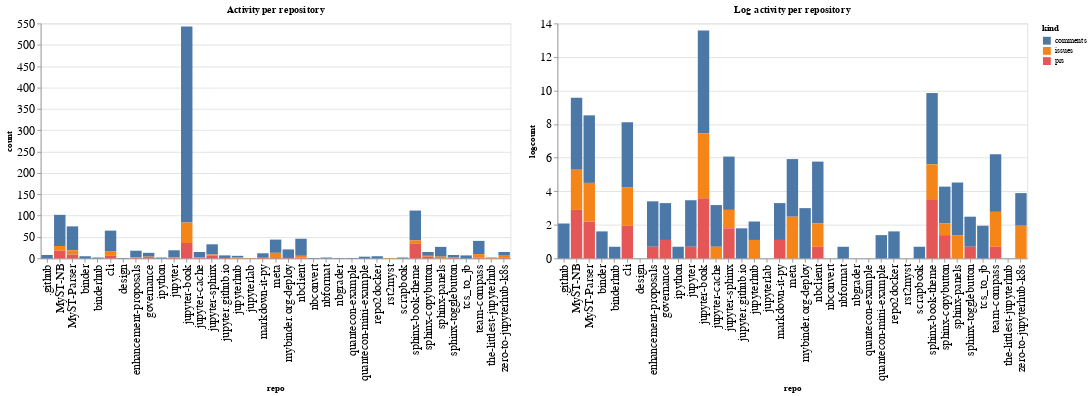

Notebook source saved alongside this figure:
### Code cell
ch1 = alt.Chart(repo_summaries, width=600, title="Activity per repository").mark_bar().encode(
    x='repo',
    y='count',
    color='kind',
    tooltip="kind"
)

ch2 = alt.Chart(repo_summaries, width=600, title="Log activity per repository").mark_bar().encode(
    x='repo',
    y='logcount',
    color='kind',
    tooltip="kind"
)

ch1 | ch2

### Figure 1 — Vega-Lite specification as saved in the notebook (floating-point values rounded to 4 significant figures)
{"config": {"axisLeft": {"labelFontSize": 15}, "axisBottom": {"labelFontSize": 15}}, "hconcat": [{"mark": "bar", "encoding": {"color": {"type": "nominal", "field": "kind"}, "tooltip": {"type": "nominal", "field": "kind"}, "x": {"type": "nominal", "field": "repo"}, "y": {"type": "quantitative", "field": "count"}}, "title": "Activity per repository", "width": 600}, {"mark": "bar", "encoding": {"color": {"type": "nominal", "field": "kind"}, "tooltip": {"type": "nominal", "field": "kind"}, "x": {"type": "nominal", "field": "repo"}, "y": {"type": "quantitative", "field": "logcount"}}, "title": "Log activity per repository", "width": 600}], "data": {"name": "data-a671457dbb61c050588ceeed8ee89d02"}, "$schema": "https://vega.github.io/schema/vega-lite/v4.8.1.json", "datasets": {"data-a671457dbb61c050588ceeed8ee89d02": [{"repo": ".github", "kind": "comments", "count": 8, "logcount": 2.079}, {"repo": "MyST-NB", "kind": "comments", "count": 73, "logcount": 4.29}, {"repo": "MyST-NB", "kind": "issues", "count": 11, "logcount": 2.398}, {"repo": "MyST-NB", "kind": "prs", "count": 18, "logcount": 2.89}, {"repo": "MyST-Parser", "kind": "comments", "count": 56, "logcount": 4.025}, {"repo": "MyST-Parser", "kind": "issues", "count": 10, "logcount": 2.303}, {"repo": "MyST-Parser", "kind": "prs", "count": 9, "logcount": 2.197}, {"repo": "binder", "kind": "comments", "count": 5, "logcount": 1.609}, {"repo": "binderhub", "kind": "comments", "count": 2, "logcount": 0.6931}, {"repo": "cli", "kind": "comments", "count": 48, "logcount": 3.871}, {"repo": "cli", "kind": "issues", "count": 10, "logcount": 2.303}, {"repo": "cli", "kind": "prs", "count": 7, "logcount": 1.946}, {"repo": "design", "kind": "comments", "count": 1, "logcount": 0.0}, {"repo": "enhancement-proposals", "kind": "comments", "count": 15, "logcount": 2.708}, {"repo": "enhancement-proposals", "kind": "issues", "count": 1, "logcount": 0.0}, {"repo": "enhancement-proposals", "kind": "prs", "count": 2, "logcount": 0.6931}, {"repo": "governance", "kind": "comments", "count": 9, "logcount": 2.197}, {"repo": "governance", "kind": "issues", "count": 1, "logcount": 0.0}, {"repo": "governance", "kind": "prs", "count": 3, "logcount": 1.099}, {"repo": "ipython", "kind": "comments", "count": 2, "logcount": 0.6931}, {"repo": "jupyter", "kind": "comments", "count": 16, "logcount": 2.773}, {"repo": "jupyter", "kind": "issues", "count": 1, "logcount": 0.0}, {"repo": "jupyter", "kind": "prs", "count": 2, "logcount": 0.6931}, {"repo": "jupyter-book", "kind": "comments", "count": 459, "logcount": 6.129}, {"repo": "jupyter-book", "kind": "issues", "count": 48, "logcount": 3.871}, {"repo": "jupyter-book", "kind": "prs", "count": 36, "logcount": 3.584}, {"repo": "jupyter-cache", "kind": "comments", "count": 12, "logcount": 2.485}, {"repo": "jupyter-cache", "kind": "issues", "count": 2, "logcount": 0.6931}, {"repo": "jupyter-cache", "kind": "prs", "count": 1, "logcount": 0.0}, {"repo": "jupyter-sphinx", "kind": "comments", "count": 24, "logcount": 3.178}, {"repo": "jupyter-sphinx", "kind": "issues", "count": 3, "logcount": 1.099}, {"repo": "jupyter-sphinx", "kind": "prs", "count": 6, "logcount": 1.792}, {"repo": "jupyter.github.io", "kind": "comments", "count": 6, "logcount": 1.792}, {"repo": "jupyter.github.io", "kind": "prs", "count": 1, "logcount": 0.0}, {"repo": "jupyterhub", "kind": "comments", "count": 3, "logcount": 1.099}, {"repo": "jupyterhub", "kind": "issues", "count": 3, "logcount": 1.099}, {"repo": "jupyterlab", "kind": "issues", "count": 1, "logcount": 0.0}, {"repo": "markdown-it-py", "kind": "comments", "count": 9, "logcount": 2.197}, {"repo": "markdown-it-py", "kind": "prs", "count": 3, "logcount": 1.099}, {"repo": "meta", "kind": "comments", "count": 31, "logcount": 3.434}, {"repo": "meta", "kind": "issues", "count": 12, "logcount": 2.485}, {"repo": "meta", "kind": "prs", "count": 1, "logcount": 0.0}, {"repo": "mybinder.org-deploy", "kind": "comments", "count": 20, "logcount": 2.996}, {"repo": "mybinder.org-deploy", "kind": "prs", "count": 1, "logcount": 0.0}, {"repo": "nbclient", "kind": "comments", "count": 40, "logcount": 3.689}, {"repo": "nbclient", "kind": "issues", "count": 4, "logcount": 1.386}, {"repo": "nbclient", "kind": "prs", "count": 2, "logcount": 0.6931}, {"repo": "nbconvert", "kind": "comments", "count": 1, "logcount": 0.0}, {"repo": "nbformat", "kind": "comments", "count": 2, "logcount": 0.6931}, {"repo": "nbgrader", "kind": "comments", "count": 1, "logcount": 0.0}, {"repo": "quantecon-example", "kind": "comments", "count": 1, "logcount": 0.0}, {"repo": "quantecon-mini-example", "kind": "comments", "count": 4, "logcount": 1.386}, {"repo": "repo2docker", "kind": "comments", "count": 5, "logcount": 1.609}, {"repo": "rst2myst", "kind": "issues", "count": 1, "logcount": 0.0}, {"repo": "scrapbook", "kind": "comments", "count": 2, "logcount": 0.6931}, {"repo": "sphinx-book-theme", "kind": "comments", "count": 70, "logcount": 4.248}, {"repo": "sphinx-book-theme", "kind": "issues", "count": 8, "logcount": 2.079}, {"repo": "sphinx-book-theme", "kind": "prs", "count": 34, "logcount": 3.526}, {"repo": "sphinx-copybutton", "kind": "comments", "count": 9, "logcount": 2.197}, {"repo": "sphinx-copybutton", "kind": "issues", "count": 2, "logcount": 0.6931}, {"repo": "sphinx-copybutton", "kind": "prs", "count": 4, "logcount": 1.386}, {"repo": "sphinx-panels", "kind": "comments", "count": 23, "logcount": 3.135}, {"repo": "sphinx-panels", "kind": "issues", "count": 4, "logcount": 1.386}, {"repo": "sphinx-togglebutton", "kind": "comments", "count": 6, "logcount": 1.792}, {"repo": "sphinx-togglebutton", "kind": "prs", "count": 2, "logcount": 0.6931}, {"repo": "tcs_to_jb", "kind": "comments", "count": 7, "logcount": 1.946}, {"repo": "team-compass", "kind": "comments", "count": 31, "logcount": 3.434}, {"repo": "team-compass", "kind": "issues", "count": 8, "logcount": 2.079}, {"repo": "team-compass", "kind": "prs", "count": 2, "logcount": 0.6931}, {"repo": "the-littlest-jupyterhub", "kind": "comments", "count": 1, "logcount": 0.0}, {"repo": "the-littlest-jupyterhub", "kind": "issues", "count": 1, "logcount": 0.0}, {"repo": "zero-to-jupyterhub-k8s", "kind": "comments", "count": 7, "logcount": 1.946}, {"repo": "zero-to-jupyterhub-k8s", "kind": "issues", "count": 7, "logcount": 1.946}, {"repo": "zero-to-jupyterhub-k8s", "kind": "prs", "count": 1, "logcount": 0.0}]}}
